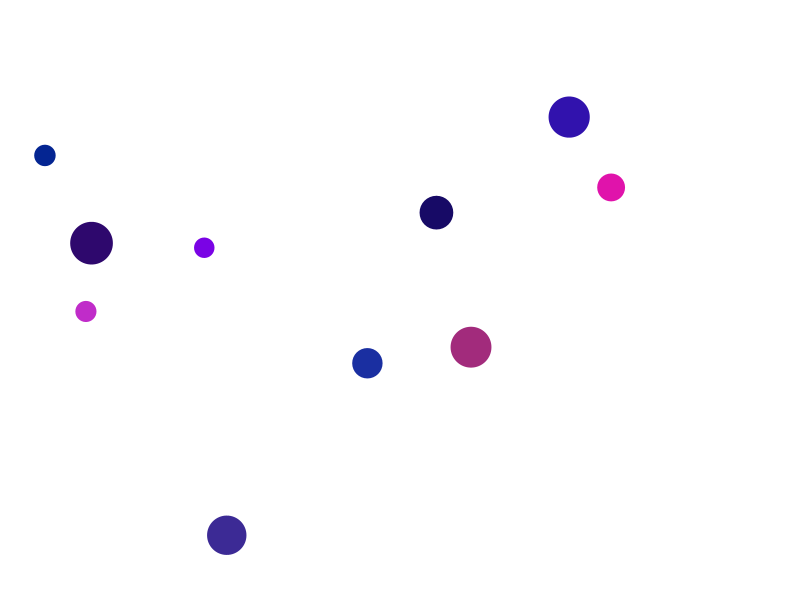
Frame 1 (no input)
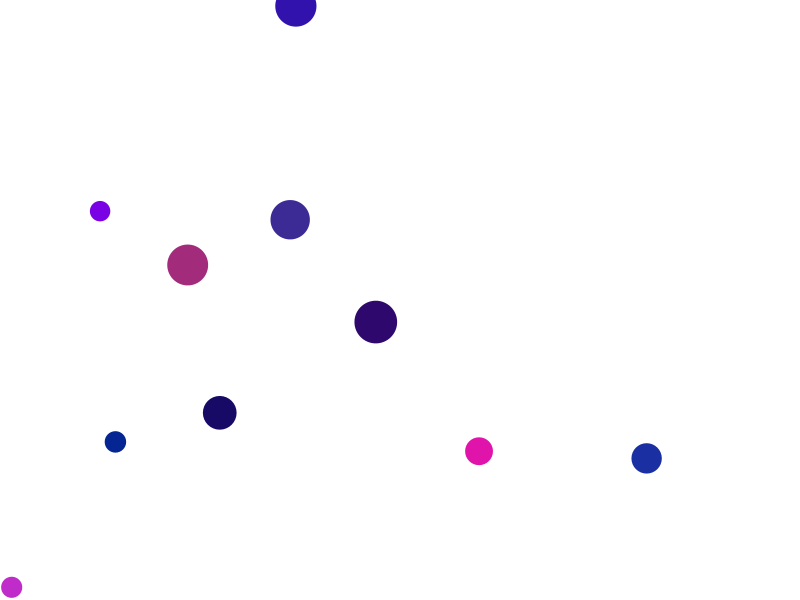
Frame 60 (the mouse pressed at the canvas centre just before this capture)
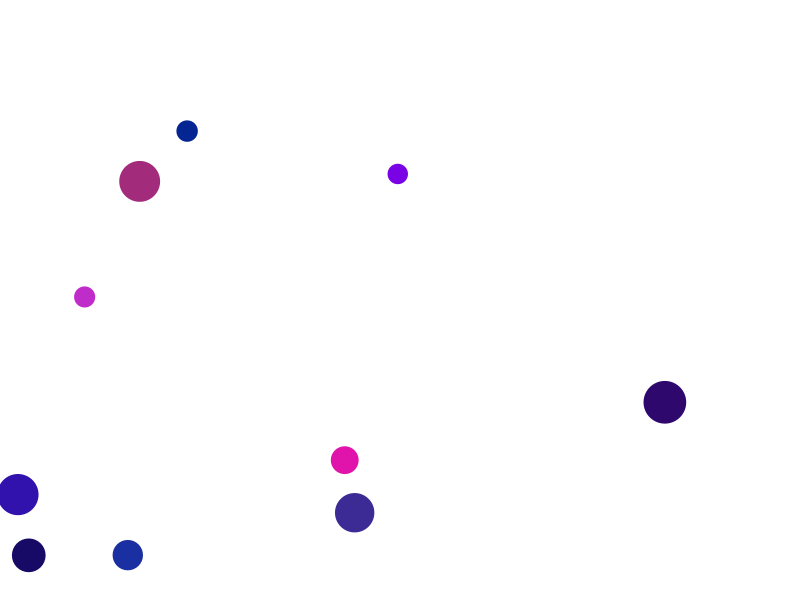
Frame 120 (the mouse held since frame 60 and released just before this capture)

The Processing sketch that drew these frames (run headless with seeded random() and noise(); from frame 60 on, the mouse is pressed at the canvas centre):

// Processing sketch: BouncyBallOOP
// ── BouncyBallOOP.pde
Ball b;                //declare a new ball called b
Ball c;
Ball[] balls= new Ball[10];

void setup() {
  size(800, 600);
  for (int i = 0; i<10;i++) {
    balls[i] = new Ball();
  }
}

void draw() {
  background(255);
  for (int j = 0; j<10; j++) {
    balls[j].display();
    balls[j].move();
    if (j%2==0) {
      balls[j].wrap();
    }
    else {
      balls[j].bounceCheck();
    }
  }
}
// ── Ball.pde
class Ball {
 //declaring all information (fields) contained within the Ball class
  PVector loc, vel;
  float diam;
  color c;

//this is a constructor. you can have more than one constructor for a given class
  Ball() {
    diam = random(20,50);;
    loc = new PVector(random(diam, width-diam), random(diam, height-diam));
    c = color(random(255), random(50), random(100, 255));
    vel = PVector.random2D();
    vel.mult(5);
  }
  
  Ball(float tDiam) {
    diam = tDiam;
    loc = new PVector(random(diam/2, width-diam/2), random(diam/2, height-diam/2));
    c = color(random(255), random(50), random(100, 255));
    vel = PVector.random2D();
    vel.mult(5);
  }

//after declaring fields and setting up constructors, you can define your methods
  void display() {
    fill(c);
    noStroke();
    ellipse(loc.x, loc.y, diam, diam);
  }
  
  void move() {
    loc.add(vel);
  }
  
  void bounceCheck() {
    if (loc.x>=width-diam/2||loc.x<=diam/2) {
      vel.x*=-1;
    }
    if (loc.y>=height-diam/2||loc.y<=diam/2) {
      vel.y*=-1;
    }

  }
  
  void wrap() {
    if (loc.x>width) {
      loc.x = 0;
    }
    if (loc.y>height) {
      loc.y = 0;
    }
    if (loc.x<0) {
      loc.x = width;
    }
    if (loc.y<0) {
      loc.y = height;
    }
  }
}
